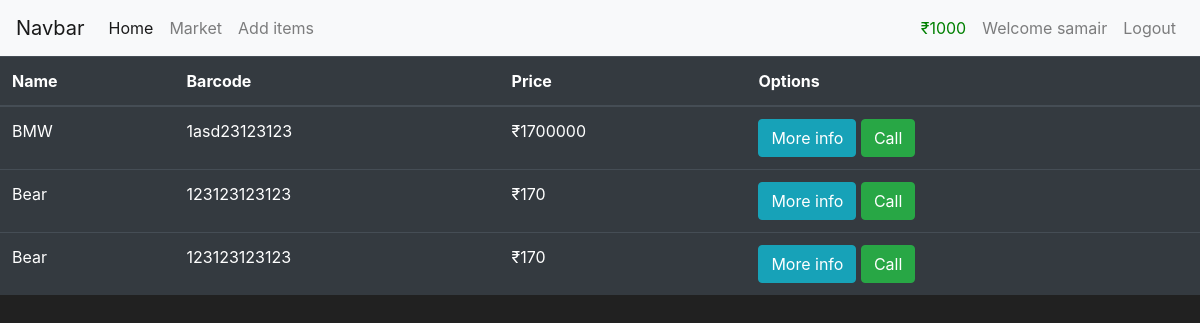
/market (signed in), run on an earlier commit of the app's database.
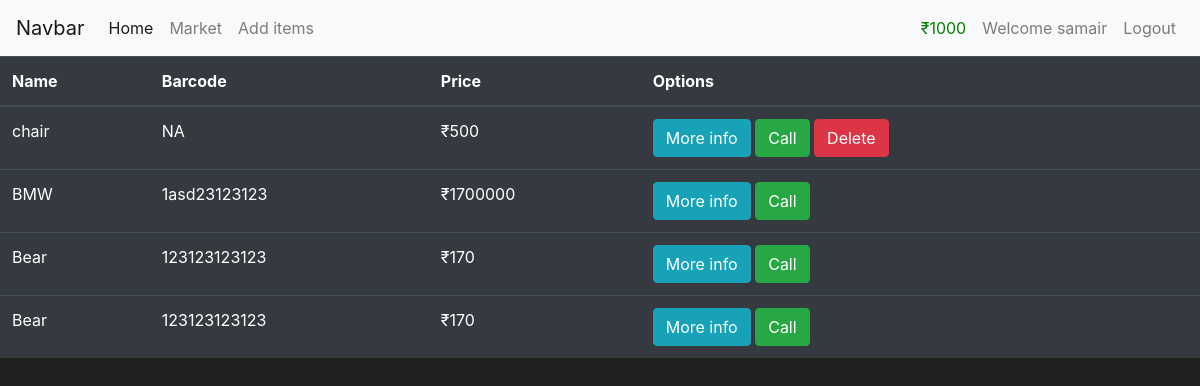
And on a later commit of the database.
### tables this page shows
CREATE TABLE items(
    id INTEGER primary key autoincrement,
    name varchar(100) not null,
    barcode varchar(12) not null,
    price int not null,
    description varchar(1000) not null,
    owner_id integer ,
    foreign key (owner_id) references users(id)
    );

### app.py (the view)
@app.route("/market")
def market():
    if "user" in session:
        db=get_conn()
        cursor=db.cursor()
        cursor.execute("select * from items order by id desc")
        data=cursor.fetchall()
        db.close()
        return render_template("market.html",objects=data)
    else:
        flash(f"Please login first {random.randint(0,9)}","error")
        return redirect(url_for("login"))

### app.py (called while the page is built)
def get_conn():
    conn=sqlite3.connect("database.db")
    conn.row_factory=sqlite3.Row
    return conn

### templates/market.html (shortened to what this page needs)
{%extends "parent.html"%}
{%block content%}
<table class ="table table-hover table-dark" >
    <thead>
        <tr>
            <th scope="col" >Name</th>
            <th scope="col">Barcode</th>
            <th scope="col">Price</th>
            <th> Options</th>
        </tr>
    </thead>
    <tbody>
        {%for item in objects%}
            <tr>
                <td>{{item["name"]}}</td>
                <td>{{item["barcode"]}}</td>
                <td>₹{{item["price"]}}</td>
                <td>
                    <button class="btn btn-outline btn-info" data-toggle="modal" data-target="#modal-{{item['id']}}">More info</button>
                    <button class=" btn btn-outline btn-success"> Call  </button>
                    {%if session['id']==item['owner_id']%}
                        <form method="POST" action="/delete/{{item['id']}}" style="display:inline;">
                            <button type="submit" class="btn btn-danger" onclick="return confirm('Are you sure you want to delete this item?');">Delete</button>
                        </form>
                    {%endif%}
                </td>
            </tr>
            {%endfor%}
    </tbody>
   </table>
{%endblock%}

### templates/parent.html (shortened to what this page needs)
<!doctype html>
<html lang="en">
  <head>
    <link rel="stylesheet" href="https://cdn.jsdelivr.net/npm/bootstrap@4.4.1/dist/css/bootstrap.min.css">
  </head>
  <body>
    <nav class="navbar navbar-expand-lg navbar-light bg-light">
        <a class="navbar-brand" href="#">Navbar</a>
        <div class="collapse navbar-collapse" id="navbarNav">
          <ul class="navbar-nav">
            <li class="nav-item active">
              <a class="nav-link" href="{{url_for('main')}}">Home <span class="sr-only">(current)</span></a>
            </li>
            <li class="nav-item">
              <a class="nav-link" href="{{url_for('market')}}">Market</a>
            </li>
            {%if 'user' in session %}
            <li class="nav-item">
                <a class="nav-link username" href="/add"  >Add items</a>
              </li>
            {%endif %}
            </ul>
            <ul class="navbar-nav ml-auto">
            {%if 'user' in session %}
            <li class="nav-item" >
              <a class="nav-link" style="color:green">₹{{session["budget"]}}</a>
            </li>
            <li class="nav-item">
                <a class="nav-link username"  >Welcome {{session["user"]}}</a>
              </li>
            {%endif %}
            {%if 'user' in session %}
            <li class="nav-item">
              <a class="nav-link logout-link" href="{{url_for('logout')}}">Logout</a>
            </li>
            {%endif %}
          </ul>
        </div>
      </nav>
      {%block content%}
      {%endblock%}
  </body>
</html>

### templates/parent.html (style rules this page uses)
body { background-color: #212121; color:white }

What changed in the data, as far as the page shows it:
added items: name "chair", barcode "NA", price "500"
